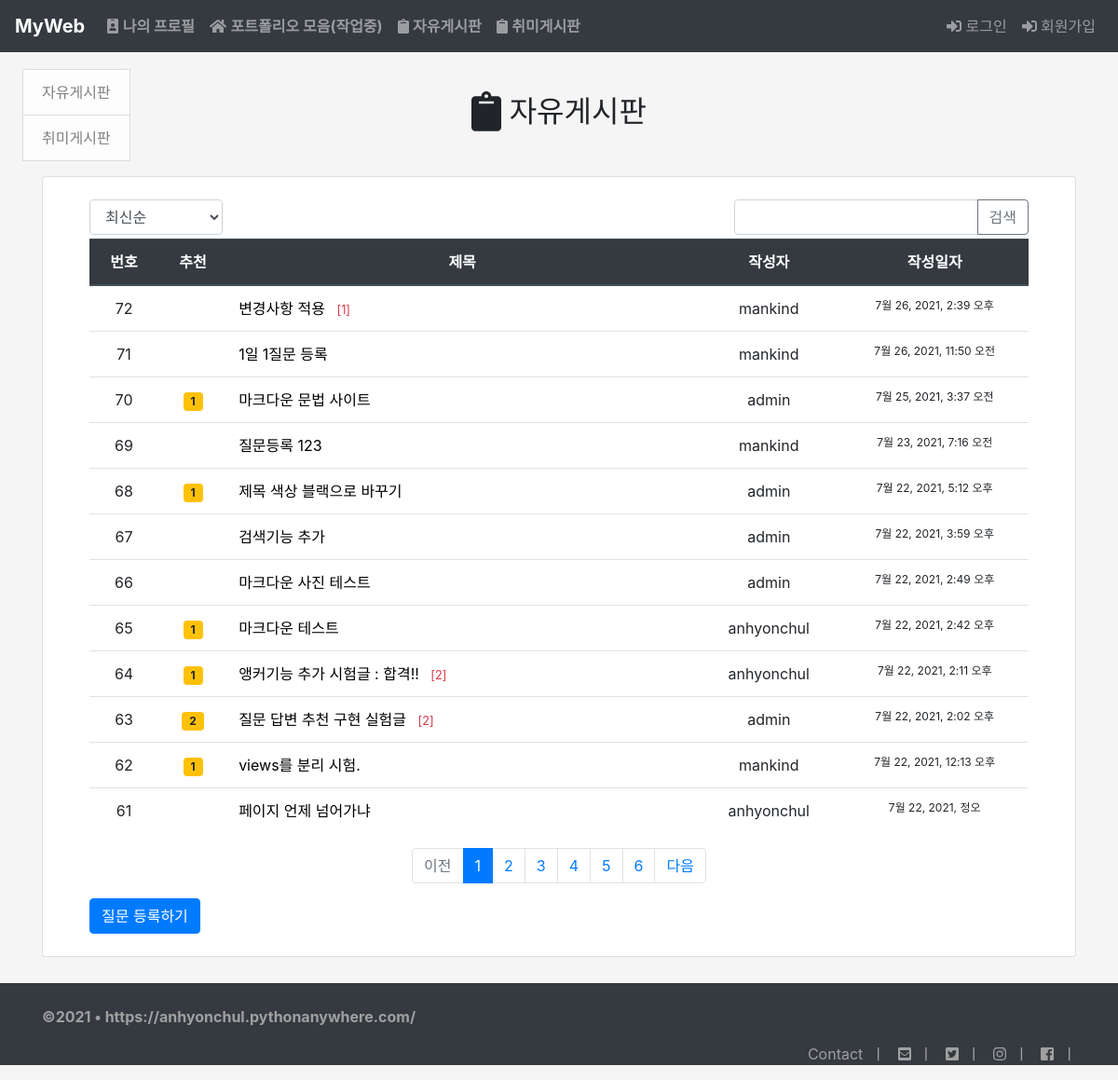
The page /pybo/board/ on the database as committed earlier.
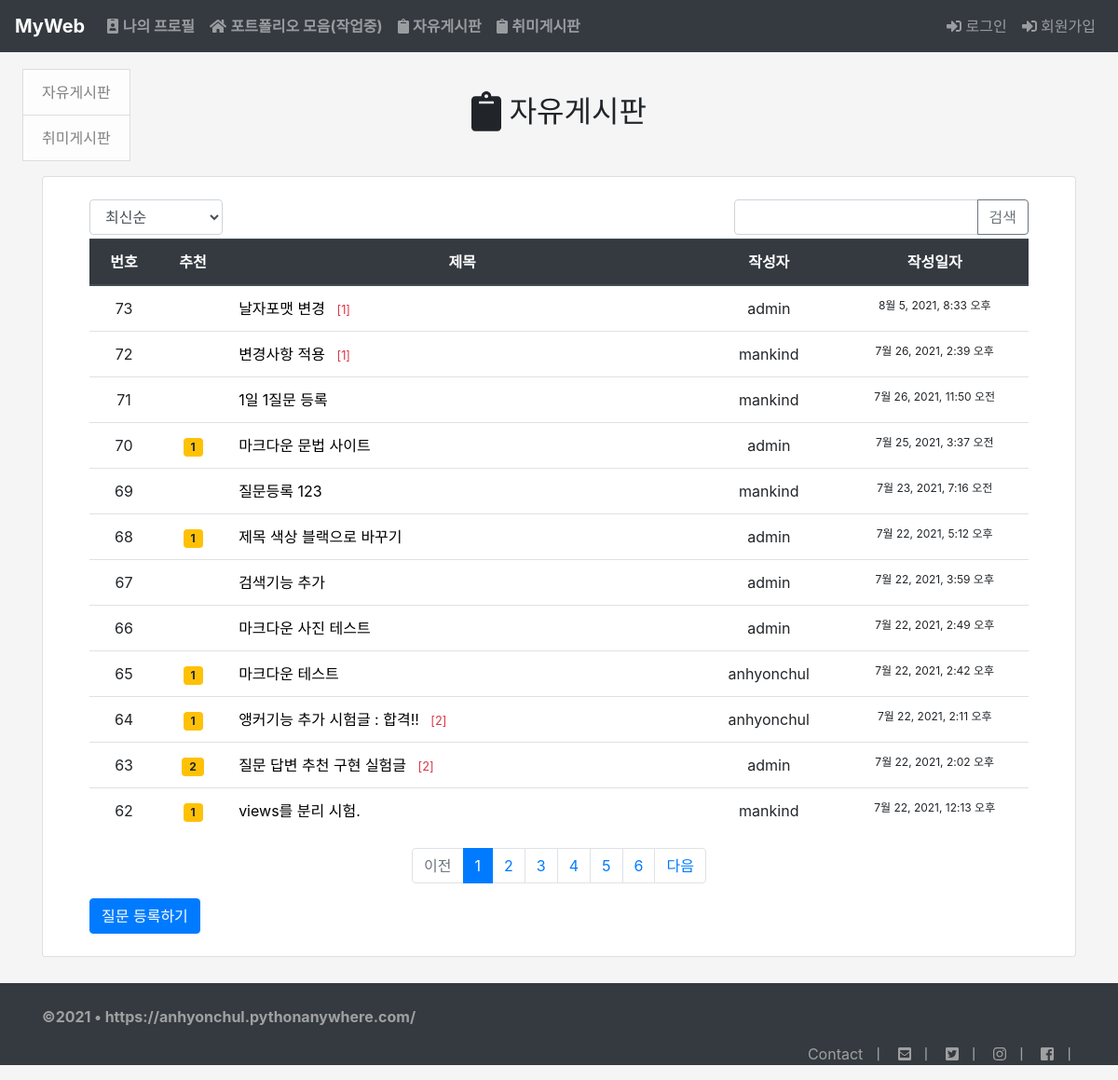
The same page on the database as committed later.
### pybo/models.py (models this page shows, shortened)
class Question(models.Model):
    author = models.ForeignKey(User, on_delete=models.CASCADE, related_name='author_question')
    subject = models.CharField(max_length=200) #제목 200자. 한글로 하면 100자
    content = models.TextField()               # 내용
    create_date = models.DateTimeField()       # 날자 시간
    modify_date = models.DateTimeField(null=True, blank=True) # 수정한시간
    voter = models.ManyToManyField(User, related_name='voter_question')

### pybo/views/base_views.py (the view, shortened to what this page needs)
# urls.py: path('board/', base_views.board, name='board'),
def board(request):
    page = request.GET.get('page', '1')
    kw = request.GET.get('kw', '')
    so = request.GET.get('so', 'recent')
    if so == 'recommend':
        question_list = Question.objects.annotate(num_voter=Count('voter')).order_by('-num_voter', '-create_date')
    elif so == 'popular':
        question_list = Question.objects.annotate(num_answer=Count('answer')).order_by('-num_answer', '-create_date')
    else:  # recent
        question_list = Question.objects.order_by('-create_date')
    paginator = Paginator(question_list, 12)
    page_obj = paginator.get_page(page)
    context = {'question_list': page_obj, 'page': page, 'kw': kw, 'so': so}  # {key : value}
    return render(request, 'pybo/question_list.html', context)

### pybo2/templatetags/pybo_filter.py (called while the page is built)
@register.filter
def sub(value, arg):
    return value - arg

### templates/pybo/question_list.html (shortened to what the changed rows need)
{% extends 'base.html' %}
{% load pybo_filter %}
{% load static %}
{% block content %}
<div class="container my-1">
    <div class="text-center">
        <h2 class="my-5"><i class="fas fa-clipboard fa-lg"></i> 자유게시판</h2>
    </div>
    <div class="card col-12">
        <div class="card-body">
            <div class="container my-1">
                <table class="table">
                    <thead>
                        <tr class="text-center thead-dark">
                            <th>번호</th>
                            <th>추천</th>
                            <th style="width:50%">제목</th>
                            <th>작성자</th>
                            <th style="width:20%">작성일자</th>
                        </tr>
                    </thead>
                    <tbody>
                    {% if question_list %}
                        {% for question in question_list %}
                        <tr class="text-center">
                            <td>
                                {{ question_list.paginator.count|sub:question_list.start_index|sub:forloop.counter0|add:1 }}
                            </td>
                            <td>
                                {% if question.voter.all.count > 0 %}
                                <span class="badge badge-warning px-2 py-1">
                                    {{ question.voter.all.count }}
                                </span>
                                {% endif %}
                            </td>
                            <td class="text-left">
                                <a href="{% url 'pybo:detail' question.id %}" style="color:black">{{ question.subject }}</a>
                                {% if question.answer_set.count > 0 %}
                                <span class="text-danger small ml-2">[{{ question.answer_set.count }}]</span>
                                {% endif %}
                            </td>
                            <td>
                                {{ question.author.username }}
                            </td>
                            <td style="font-size: 12px;">
                                {{ question.create_date }}
                            </td>
                        </tr>
                        {% endfor %}
                    {% else %}
                        <tr>
                            <td colspan="3">질문이 없습니다.</td>
                        </tr>
                    {% endif %}
                    </tbody>
                </table>
                <ul class="pagination justify-content-center">
                    {% for page_number in question_list.paginator.page_range %}
                    {% if page_number >= question_list.number|add:-5 and page_number <= question_list.number|add:5 %}
                        {% if page_number == question_list.number %}
                        <li class="page-item active" aria-current="page">
                            <a class="page-link" data-page="{{ page_number }}" href="#">
                                {{ page_number }}
                            </a>
                        </li>
                        {% else %}
                        <li class="page-item">
                            <a class="page-link" data-page="{{ page_number }}" href="#">
                                {{ page_number }}
                            </a>
                        </li>
                        {% endif %}
                    {% endif %}
                    {% endfor %}
                </ul>
            </div>
        </div>
    </div>
</div>
{% endblock %}

Rows that differ between the two databases and show on the page:
no longer on this page (row unchanged): Question: paginator.count|sub "61", subject "페이지 언제 넘어가냐", author.username "anhyonchul", create_date "7월 22, 2021, 정오"
added Question: paginator.count|sub "73", subject "날자포맷 변경", answer_set.count "1", author.username "admin", create_date "8월 5, 2021, 8:33 오후"
